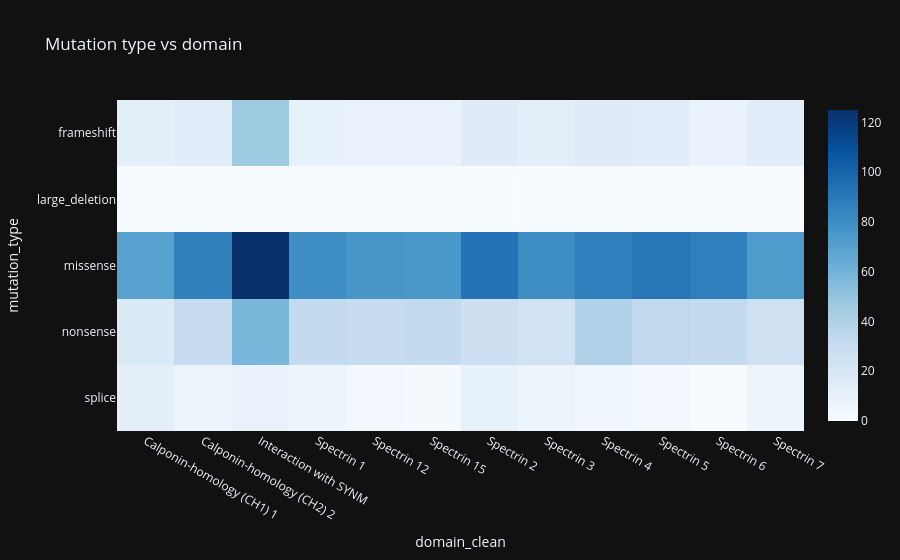

Here is the notebook cell this chart was saved with:
### Markdown cell above
## 9. 📊 mutation_type vs domain

### Code cell
top_dom = d['domain_clean'].value_counts().head(12).index
tmp = d[d['domain_clean'].isin(top_dom)]
heat = pd.crosstab(tmp['mutation_type'], tmp['domain_clean'])
fig = px.imshow(heat, aspect='auto', color_continuous_scale='Blues', title='Mutation type vs domain')
fig.show()

### Figure 1 — Plotly figure (JSON) as saved in the notebook; plotly's stock layout.template omitted (floating-point values rounded to 4 significant figures)
{"data": [{"coloraxis": "coloraxis", "name": "0", "x": ["Calponin-homology (CH1) 1", "Calponin-homology (CH2) 2", "Interaction with SYNM", "Spectrin 1", "Spectrin 12", "Spectrin 15", "Spectrin 2", "Spectrin 3", "Spectrin 4", "Spectrin 5", "Spectrin 6", "Spectrin 7"], "y": ["frameshift", "large_deletion", "missense", "nonsense", "splice"], "z": [[13, 14, 47, 10, 9, 9, 15, 13, 15, 14, 8, 14], [0, 0, 0, 0, 0, 0, 0, 1, 1, 0, 0, 0], [70, 86, 125, 80, 76, 75, 93, 80, 87, 91, 87, 73], [18, 31, 58, 32, 30, 32, 27, 24, 40, 33, 32, 26], [12, 7, 9, 6, 4, 2, 10, 7, 5, 4, 0, 6]], "type": "heatmap", "xaxis": "x", "yaxis": "y", "hovertemplate": "domain_clean: %{x}<br>mutation_type: %{y}<br>color: %{z}<extra></extra>"}], "layout": {"xaxis": {"anchor": "y", "domain": [0.0, 1.0], "title": {"text": "domain_clean"}}, "yaxis": {"anchor": "x", "domain": [0.0, 1.0], "autorange": "reversed", "title": {"text": "mutation_type"}}, "coloraxis": {"colorscale": [[0.0, "rgb(247,251,255)"], [0.125, "rgb(222,235,247)"], [0.25, "rgb(198,219,239)"], [0.375, "rgb(158,202,225)"], [0.5, "rgb(107,174,214)"], [0.625, "rgb(66,146,198)"], [0.75, "rgb(33,113,181)"], [0.875, "rgb(8,81,156)"], [1.0, "rgb(8,48,107)"]]}, "title": {"text": "Mutation type vs domain"}}}
